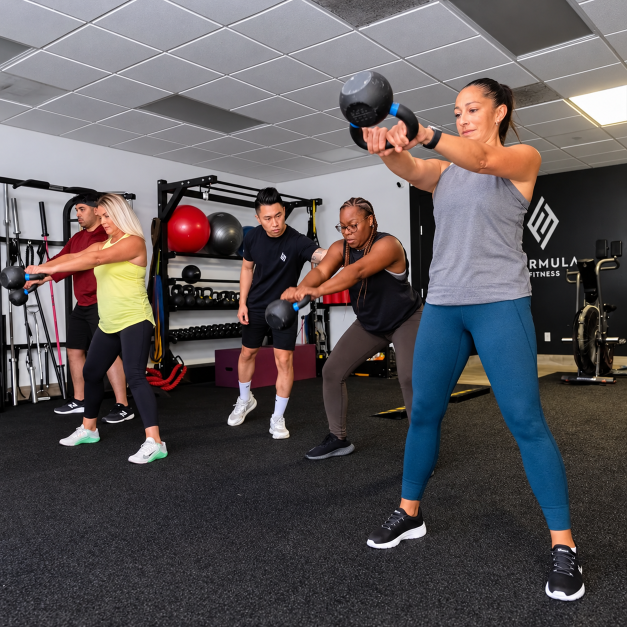
#> input picture source-images/semi-masters/semi-build-strength-enhanced.png, 1254 x 1254 px (shown at 1/2 size)
$ python build-coaching.py
#> lines starting #> are read from the running program, lines starting #| are printed output that depends on the picture
#!/usr/bin/env python3
"""Build the Build Strength section image from the supplied AI-enhanced derivative of the real photo
(source-images/semi-masters/semi-build-strength-enhanced.png, 1254x1254) -> public/images/semi-build-strength-{480,720,960,1200}.webp.
Not an untouched original. The knee-raise enhanced image is held back (see docs/held-for-review/)."""
import os
from PIL import Image
ROOT=os.path.dirname(os.path.dirname(os.path.abspath(__file__))); OUT=os.path.join(ROOT,"public","images")
im=Image.open(os.path.join(ROOT,"source-images","semi-masters","semi-build-strength-enhanced.png")).convert("RGB")
#> im is the input picture: PIL image 1254x1254 RGB; mean R, G, B 91.6, 86.4, 88.5
for t in (480,720,960,1200):
    o=im.resize((t,t),Image.LANCZOS); p=os.path.join(OUT,f"semi-build-strength-{t}.webp"); o.save(p,"WEBP",quality=82,method=6); print(os.path.basename(p),os.path.getsize(p)//1024,"KB")
#> this loop made 4 passes
#| semi-build-strength-480.webp 43 KB
#| semi-build-strength-720.webp 88 KB
#| semi-build-strength-960.webp 136 KB
#| semi-build-strength-1200.webp 176 KB
#> pass 1, `o = im.resize((t, t), Image.LANCZOS)`:
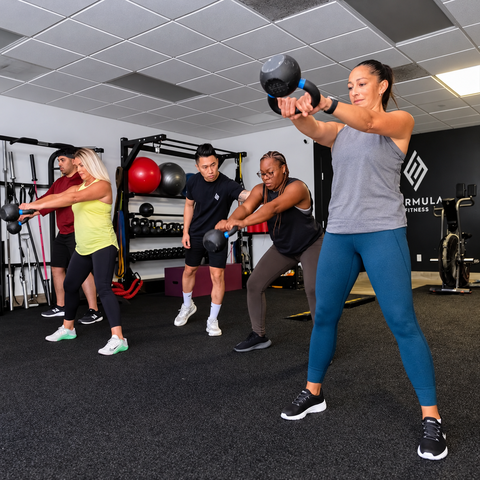
#> o: PIL image 480x480 RGB; mean R, G, B 91.6, 86.5, 88.5
#> pass 2, `o = im.resize((t, t), Image.LANCZOS)`:
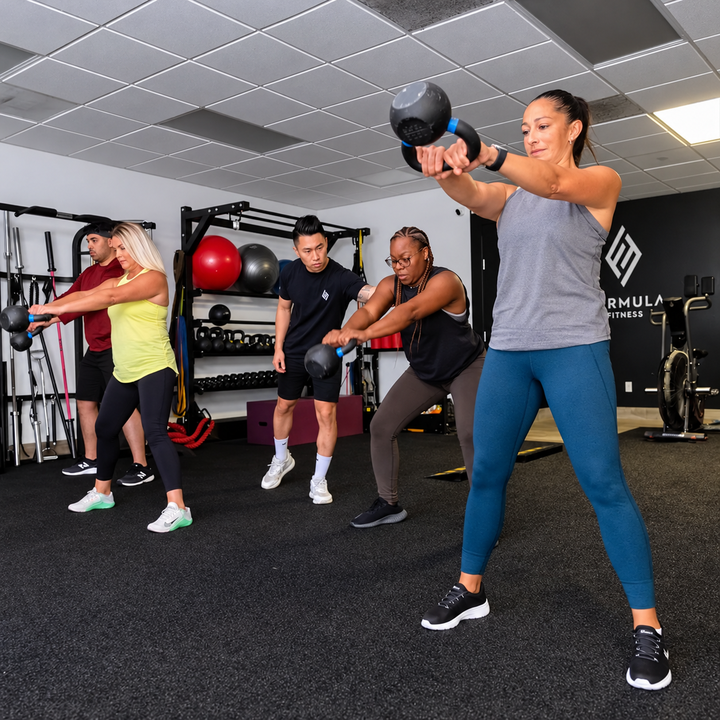
#> o: PIL image 720x720 RGB; mean R, G, B 91.6, 86.4, 88.5

$ run again, with source-images/semi-masters/semi-coach-deadlift-pair-sq.jpg saved as source-images/semi-masters/semi-build-strength-enhanced.png
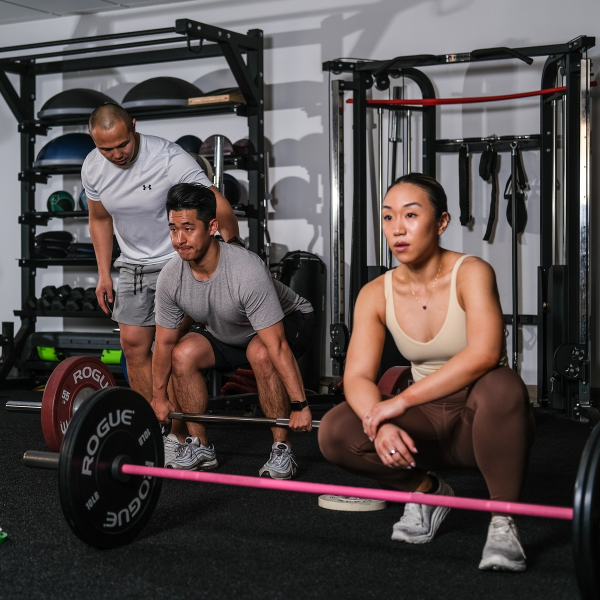
#> input picture source-images/semi-masters/semi-coach-deadlift-pair-sq.jpg, 1200 x 1200 px (shown at 1/2 size)
#> im is the input picture: PIL image 1200x1200 RGB; mean R, G, B 82.8, 74, 73.2
#> the loop `for t in (480,720,960,1200):` made 4 passes
#| semi-build-strength-480.webp 33 KB
#| semi-build-strength-720.webp 59 KB
#| semi-build-strength-960.webp 86 KB
#| semi-build-strength-1200.webp 120 KB
#> pass 1, `o = im.resize((t, t), Image.LANCZOS)`:
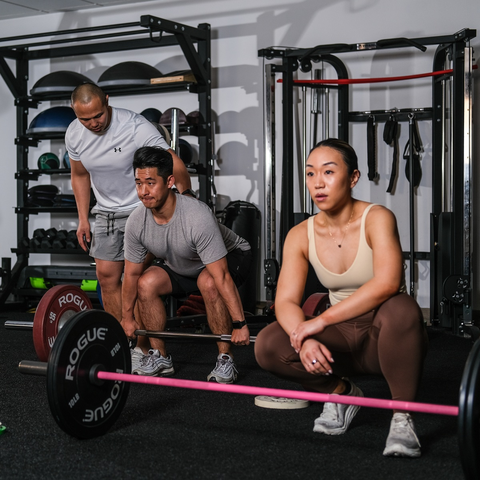
#> o: PIL image 480x480 RGB; mean R, G, B 82.8, 74, 73.2
#> pass 2, `o = im.resize((t, t), Image.LANCZOS)`:
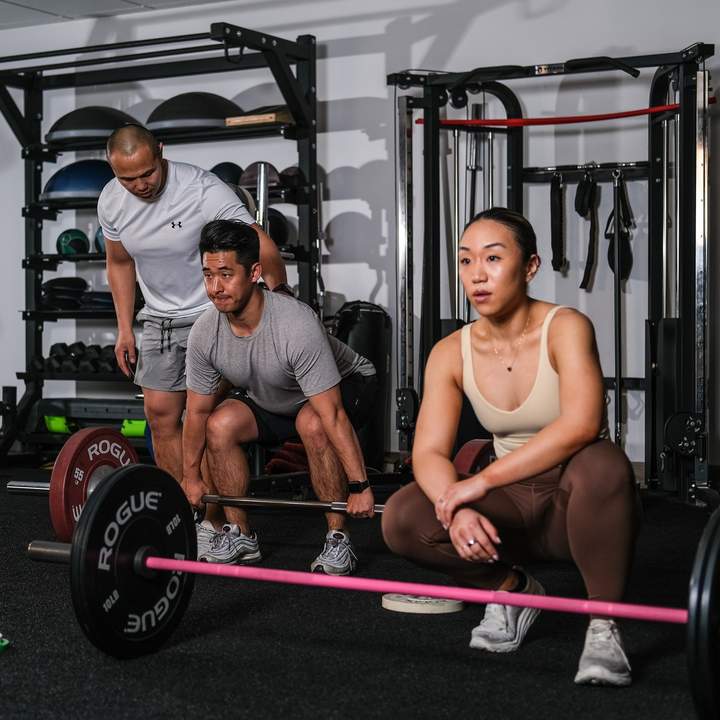
#> o: PIL image 720x720 RGB; mean R, G, B 82.8, 74, 73.2

$ run again, with source-images/semi-masters/semi-group-knee-raise-sq.jpg saved as source-images/semi-masters/semi-build-strength-enhanced.png
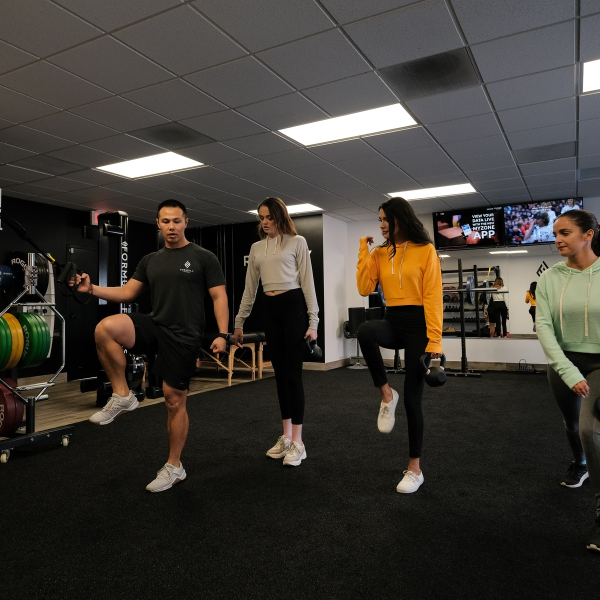
#> input picture source-images/semi-masters/semi-group-knee-raise-sq.jpg, 1200 x 1200 px (shown at 1/2 size)
#> im is the input picture: PIL image 1200x1200 RGB; mean R, G, B 62.2, 58, 52
#> the loop `for t in (480,720,960,1200):` made 4 passes
#| semi-build-strength-480.webp 25 KB
#| semi-build-strength-720.webp 52 KB
#| semi-build-strength-960.webp 94 KB
#| semi-build-strength-1200.webp 156 KB
#> pass 1, `o = im.resize((t, t), Image.LANCZOS)`:
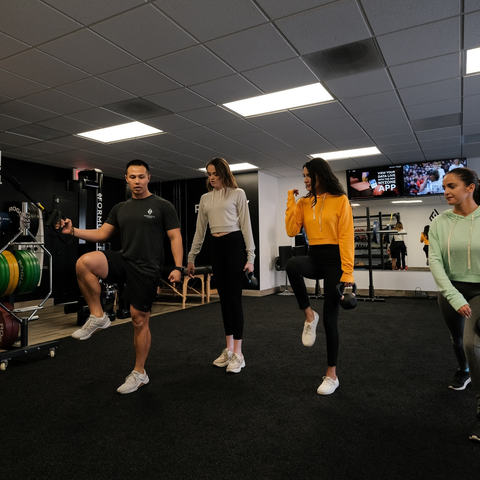
#> o: PIL image 480x480 RGB; mean R, G, B 62.3, 58, 52
